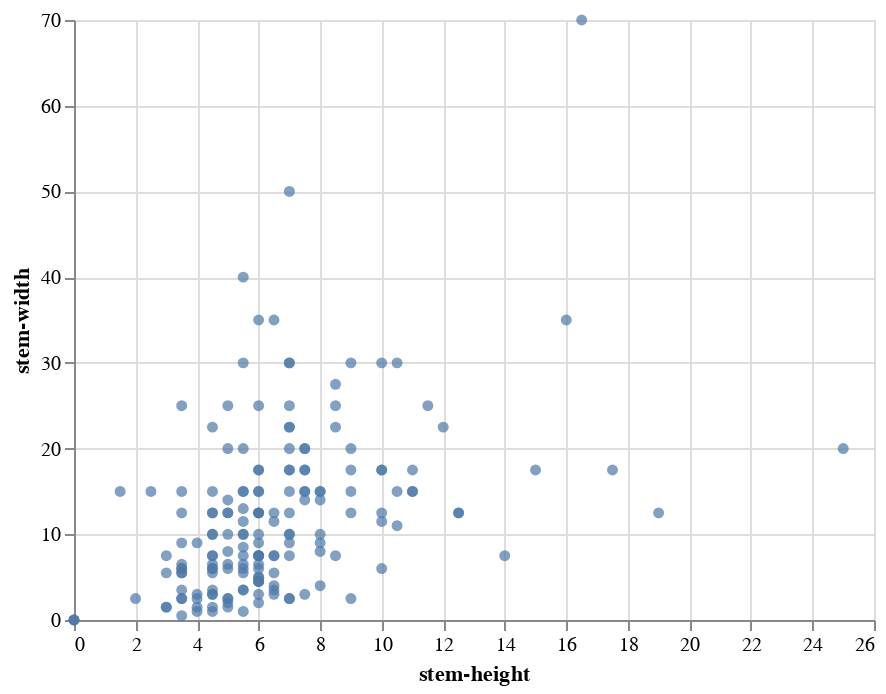

The notebook cell saved with this chart:
### Markdown cell above
These two attributes are correlated. Tall and wide stems mean that the mushrooms is chunky, and short and thin stems means that the mushrooms is probably tiny. These two dimensions can be reduced to one, which means that we can apply Principal Component Analysis (PCA).

### Code cell
alt.Chart(mushroom).mark_circle().encode(
    x="stem-height",
    y="stem-width",
    tooltip=["stem-height", "stem-width"],
)

### Figure 1 — Vega-Lite specification as saved in the notebook (floating-point values rounded to 4 significant figures; data arrays with more than 128 entries replaced by an {"elided": "..."} marker saying what was removed)
{"config": {"view": {"continuousWidth": 400, "continuousHeight": 300}}, "data": {"name": "data-2255a6d4b3c0d65c732c7f653de13208"}, "mark": "circle", "encoding": {"tooltip": [{"field": "stem-height", "type": "quantitative"}, {"field": "stem-width", "type": "quantitative"}], "x": {"field": "stem-height", "type": "quantitative"}, "y": {"field": "stem-width", "type": "quantitative"}}, "$schema": "https://vega.github.io/schema/vega-lite/v4.17.0.json", "datasets": {"data-2255a6d4b3c0d65c732c7f653de13208": {"elided": "173 records"}}}
